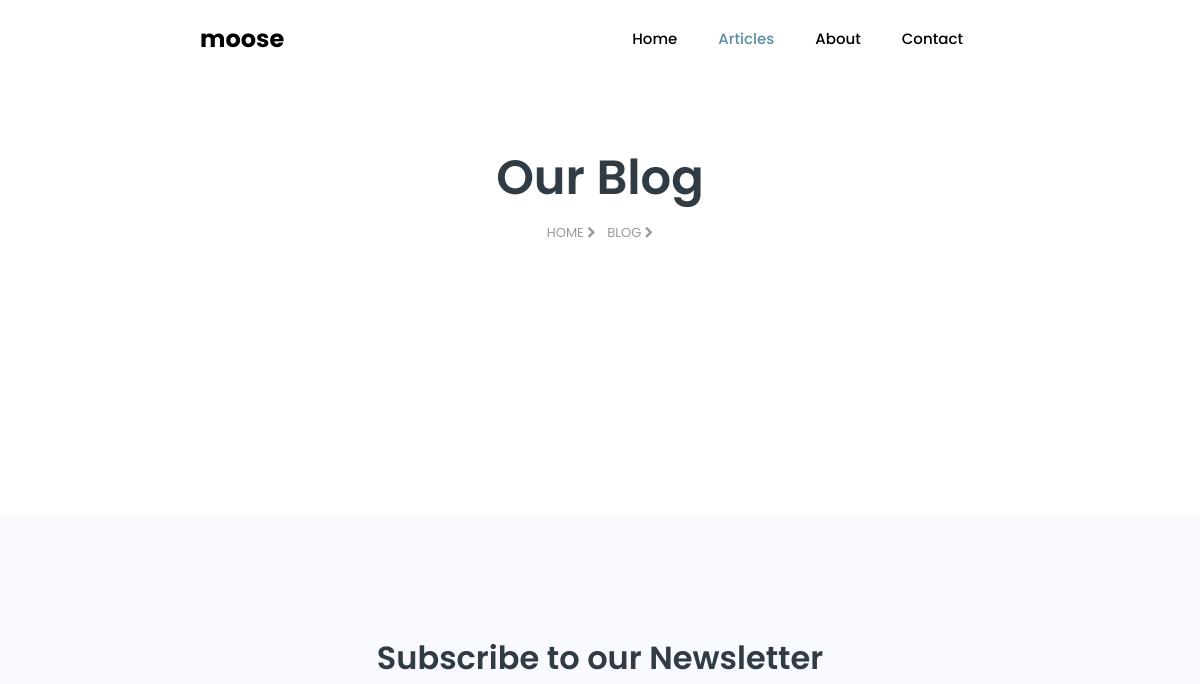
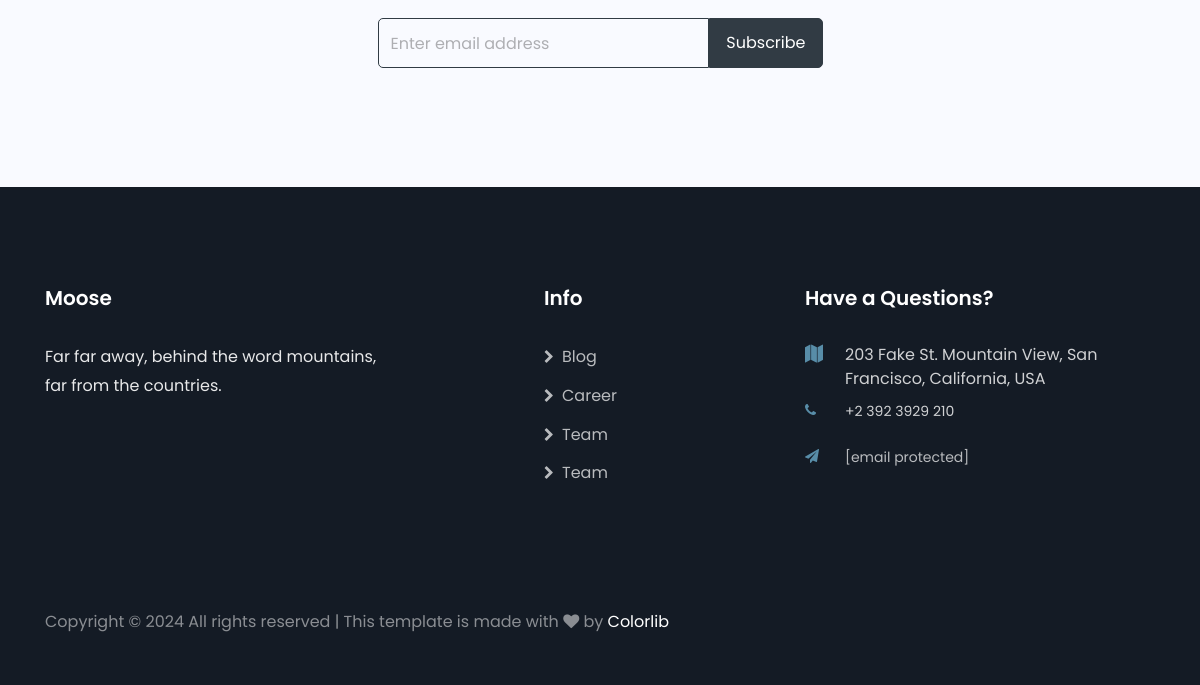
The page /Artices/ on the database as committed earlier (2 pictures, top to bottom).
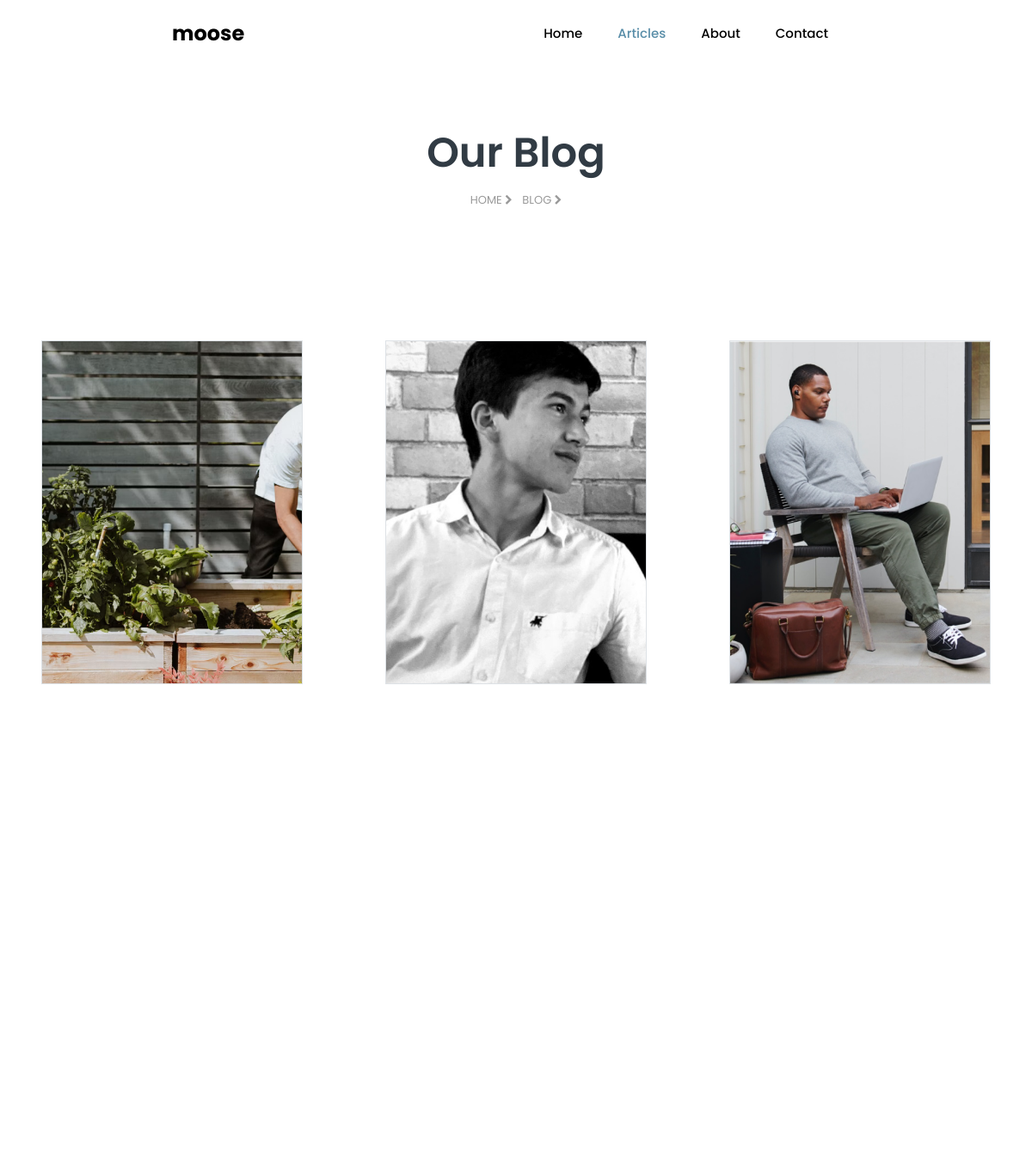
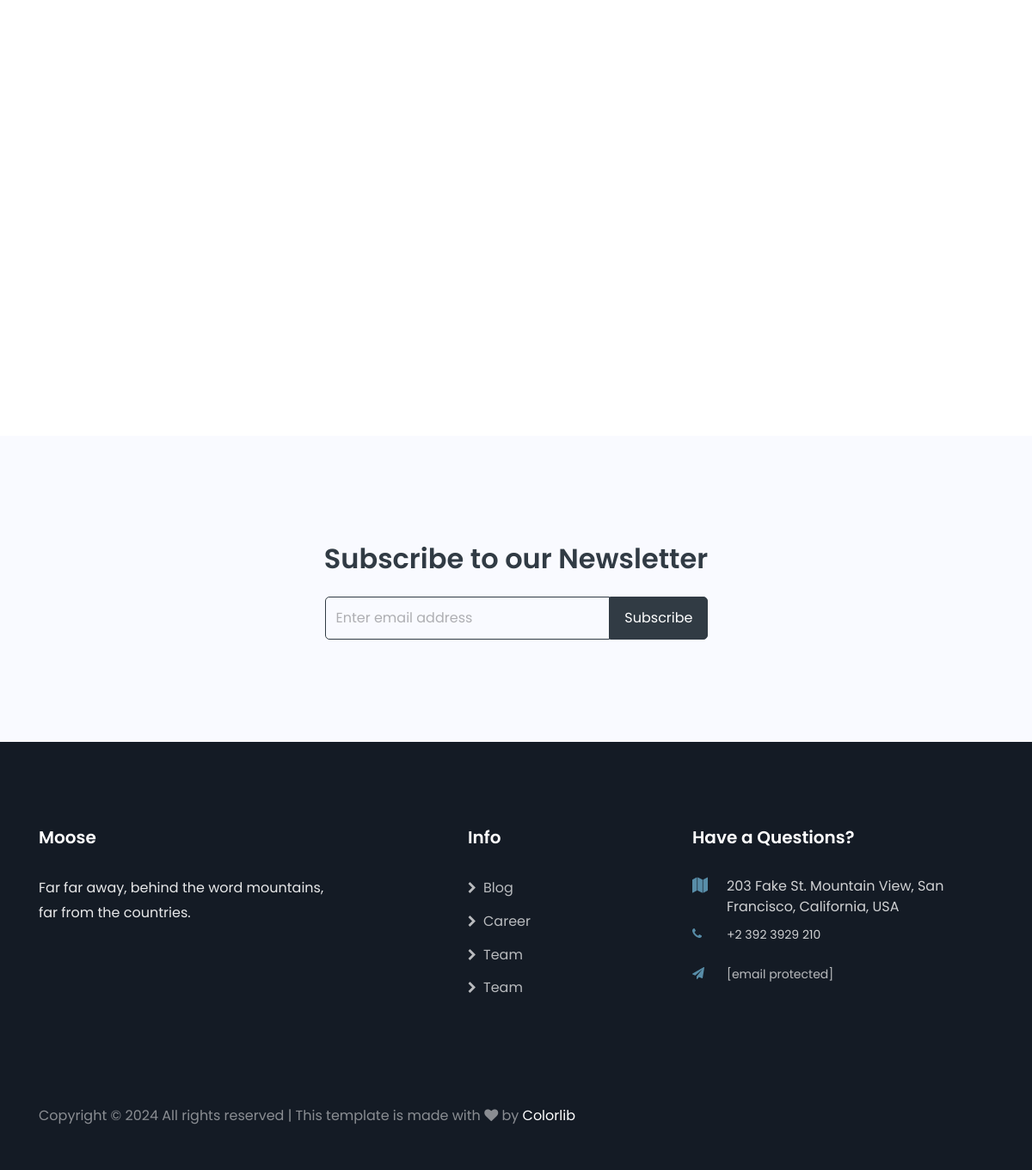
The same page on the database as committed later (2 pictures, top to bottom).
### main/models.py (models this page shows, shortened)
class PostModel(models.Model):
    title = models.CharField(max_length=150)
    img = models.ImageField(upload_to='posts/')
    description = models.TextField()
    auther = models.ForeignKey(UserModel, on_delete=models.CASCADE)
    tags = models.ManyToManyField(TagModels, null=True, blank=True)
    created_at = models.DateTimeField(auto_now_add=True)

### main/views.py (the view)
# urls.py: path('Artices/', blog, name='blog'),
def blog(request):
    obj = PostModel.objects.all()
    return render(request, template_name='blog.html', context={
        'obj': obj,
    })

### templates/blog.html (shortened to what the changed rows need)
{% load static %}
<!DOCTYPE html>
<html lang="en">
<head>
    <link rel="stylesheet" href="https://stackpath.bootstrapcdn.com/font-awesome/4.7.0/css/font-awesome.min.css">
    <link rel="stylesheet" href="{% static 'main/css/animate.css' %}">
    <link rel="stylesheet" href="{% static 'main/css/owl.carousel.min.css' %}">
    <link rel="stylesheet" href="{% static 'main/css/owl.theme.default.min.css' %}">
    <link rel="stylesheet" href="{% static 'main/css/magnific-popup.css' %}">
    <link rel="stylesheet" href="{% static 'main/css/flaticon.css' %}">
    <link rel="stylesheet" href="{% static 'main/css/style.css' %}">
</head>
<body>
<section class="hero-wrap hero-wrap-2">
    <div class="container">
        <div class="row no-gutters slider-text align-items-center justify-content-center">
            <div class="col-md-9 text-center ftco-animate pt-5">
                <h1 class="mb-3 bread">Our Blog</h1>
            </div>
        </div>
    </div>
</section>
<section class="ftco-section">
    <div class="container-fluid">
        <div class="row">
            {% for i in obj %}
                <div class="col-md-6 col-lg-4 blog-wrap blog-wrap-2 px-md-5 ftco-animate">
                        <a href="{% url 'detail' i.id %}" class="img img-blog w-100 border d-block"
                           style="background-image: url({{ i.img.url }});">
                        </a>
                </div>
            {% endfor %}
        </div>
</section>
<section class="ftco-intro ftco-section bg-light">
    <div class="container">
        <div class="row justify-content-center">
            <div class="col-md-12 text-center">
                <h2>Subscribe to our Newsletter</h2>
            </div>
        </div>
    </div>
</section>
<footer class="ftco-footer">
    <div class="container">
        <div class="row mb-5 justify-content-between">
            <div class="col-sm-12 col-md-4">
                <div class="ftco-footer-widget mb-4">
                    <h2 class="ftco-heading-2 logo"><a href="#">Moose</a></h2>
                </div>
            </div>
            <div class="col-sm-12 col-md-2">
                <div class="ftco-footer-widget mb-4 ml-md-4">
                    <h2 class="ftco-heading-2">Info</h2>
                </div>
            </div>
            <div class="col-sm-12 col-md-4">
                <div class="ftco-footer-widget mb-4">
                    <h2 class="ftco-heading-2">Have a Questions?</h2>
                </div>
            </div>
        </div>
    </div>
</footer>
</body>
</html>

Rows that differ between the two databases and show on the page:
added PostModel: img (picture)
added PostModel: img (picture)
added PostModel: img (picture)
